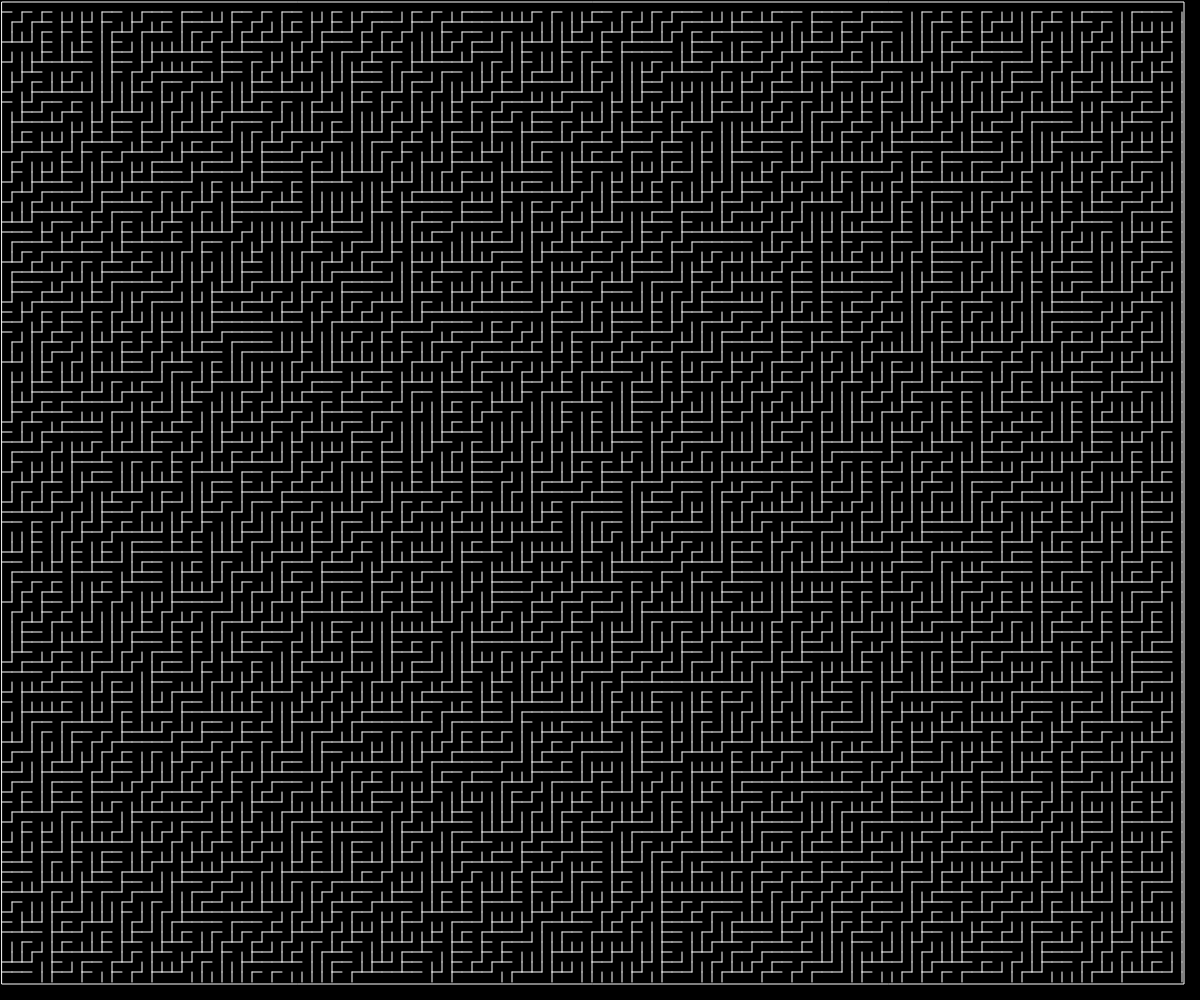
Frame 1 (no input)
Frame 60 (no input): identical to frame 1, image omitted
Frame 120 (the mouse pressed at the canvas centre since frame 60): identical to frame 1, image omitted

The p5.js sketch that drew this single still picture (run headless with seeded random() and noise() and a simulated clock; from frame 60 on, the mouse is pressed at the canvas centre):

// p5.js sketch
// ── sketch.js
var CELL_HEIGHT = 10, CELL_WIDTH = 10;

function setup() {
  createCanvas(window.innerWidth, window.innerHeight);
  background(0);
  var widthCells = Math.floor(window.innerWidth / CELL_WIDTH) - 2;
  var heightCells = Math.floor(window.innerHeight / CELL_HEIGHT) - 2;
  var myMap = new Map(widthCells, heightCells, 2, 2);
  myMap.draw();
}

function draw() {

}

function Map(width, height, startX, startY) {
  var NEITHER_OPEN = 0;
  var RIGHT_OPEN = 10;
  var TOP_OPEN = 20;
  var grid = new Array(height*width);

  //let's set up the grid ...
  for(var y = 0; y < height; y++) {
    for(var x = 0; x < width; x++) {
      if(y == 0 && x == 0) {
        grid[0] == NEITHER_OPEN;
      } else if(y == 0) {
        grid[x] == RIGHT_OPEN;
      } else if(x+1 == width) {
        grid[(y*width) + x] = TOP_OPEN;
      } else {
        grid[(y*width) + x] = random(0, 100) < 50 ? TOP_OPEN : RIGHT_OPEN;
      }
    }
  }

  this.draw = function() {
    //bound the whole shebang in a square ...
    stroke(255);
    var tl = getAbsoluteVector(0, 0);
    var br = getAbsoluteVector(width, height);
    noFill();
    rect(tl.x, tl.y, br.x, br.y);
    for(var y = 0; y < height; y++) {
      for(var x = 0; x < width; x++) {
        switch(grid[(y*width) + x]) {
          case(NEITHER_OPEN) :
            //don't really need to do anything, actually ...
            break;
          case(TOP_OPEN) :
            drawCell(x, y, false, true, false, false);
            break;
          case(RIGHT_OPEN) :
            drawCell(x, y, true, false, false, false);
            break;
        }
      }
    }
  }

  function getAbsoluteVector(posX, posY) {
    return createVector(startX + posX*CELL_HEIGHT, startY + posY*CELL_WIDTH);
  }

  function drawCell(posX, posY, drawTop, drawRight, drawBottom, drawLeft) {
    stroke(255);
    var tl = getAbsoluteVector(posX, posY),
        tr = getAbsoluteVector(posX + 1, posY),
        bl = getAbsoluteVector(posX, posY + 1),
        br = getAbsoluteVector(posX + 1, posY + 1);
    if(drawTop) {
      line(tl.x, tl.y, tr.x, tr.y); 
    }

    if(drawRight) {
      line(tr.x, tr.y, br.x, br.y); 
    }

    if(drawBottom) {
      line(bl.x, bl.y, br.x, br.y); 
    }

    if(drawLeft) {
      line(tl.x, tl.y, bl.x, bl.y); 
    }
  }


}
